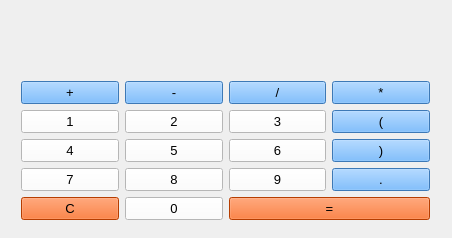
<?xml version="1.0" encoding="UTF-8"?>
<ui version="4.0">
 <class>MainWindow</class>
 <widget class="QMainWindow" name="MainWindow">
  <property name="geometry">
   <rect>
    <x>0</x>
    <y>0</y>
    <width>452</width>
    <height>238</height>
   </rect>
  </property>
  <property name="windowTitle">
   <string>MainWindow</string>
  </property>
  <widget class="QWidget" name="centralWidget">
   <widget class="QWidget" name="gridLayoutWidget">
    <property name="geometry">
     <rect>
      <x>10</x>
      <y>10</y>
      <width>431</width>
      <height>221</height>
     </rect>
    </property>
    <layout class="QGridLayout" name="gridLayout">
     <item row="2" column="0">
      <widget class="QPushButton" name="pushButton_plus">
       <property name="font">
        <font>
         <pointsize>10</pointsize>
        </font>
       </property>
       <property name="styleSheet">
        <string notr="true">background-color: rgb(85, 170, 255)</string>
       </property>
       <property name="text">
        <string>+</string>
       </property>
      </widget>
     </item>
     <item row="5" column="0">
      <widget class="QPushButton" name="pushButton_4">
       <property name="font">
        <font>
         <pointsize>10</pointsize>
        </font>
       </property>
       <property name="styleSheet">
        <string notr="true">background-color: rgb(255, 255, 255);</string>
       </property>
       <property name="text">
        <string>4</string>
       </property>
      </widget>
     </item>
     <item row="7" column="1">
      <widget class="QPushButton" name="pushButton_8">
       <property name="font">
        <font>
         <pointsize>10</pointsize>
        </font>
       </property>
       <property name="styleSheet">
        <string notr="true">background-color: rgb(255, 255, 255);</string>
       </property>
       <property name="text">
        <string>8</string>
       </property>
      </widget>
     </item>
     <item row="7" column="0">
      <widget class="QPushButton" name="pushButton_7">
       <property name="font">
        <font>
         <pointsize>10</pointsize>
        </font>
       </property>
       <property name="styleSheet">
        <string notr="true">background-color: rgb(255, 255, 255);</string>
       </property>
       <property name="text">
        <string>7</string>
       </property>
      </widget>
     </item>
     <item row="2" column="2">
      <widget class="QPushButton" name="pushButton_div">
       <property name="font">
        <font>
         <pointsize>10</pointsize>
        </font>
       </property>
       <property name="styleSheet">
        <string notr="true">background-color: rgb(85, 170, 255)</string>
       </property>
       <property name="text">
        <string>/</string>
       </property>
      </widget>
     </item>
     <item row="10" column="2" colspan="2">
      <widget class="QPushButton" name="pushButton_equal">
       <property name="font">
        <font>
         <pointsize>10</pointsize>
        </font>
       </property>
       <property name="styleSheet">
        <string notr="true">background-color: rgb(255, 85, 0);</string>
       </property>
       <property name="text">
        <string>=</string>
       </property>
      </widget>
     </item>
     <item row="3" column="1">
      <widget class="QPushButton" name="pushButton_2">
       <property name="font">
        <font>
         <pointsize>10</pointsize>
        </font>
       </property>
       <property name="styleSheet">
        <string notr="true">background-color: rgb(255, 255, 255);</string>
       </property>
       <property name="text">
        <string>2</string>
       </property>
      </widget>
     </item>
     <item row="2" column="3">
      <widget class="QPushButton" name="pushButton_mul">
       <property name="font">
        <font>
         <pointsize>10</pointsize>
        </font>
       </property>
       <property name="styleSheet">
        <string notr="true">background-color: rgb(85, 170, 255)</string>
       </property>
       <property name="text">
        <string>*</string>
       </property>
      </widget>
     </item>
     <item row="3" column="0">
      <widget class="QPushButton" name="pushButton_1">
       <property name="font">
        <font>
         <pointsize>10</pointsize>
        </font>
       </property>
       <property name="styleSheet">
        <string notr="true">background-color: rgb(255, 255, 255);</string>
       </property>
       <property name="text">
        <string>1</string>
       </property>
      </widget>
     </item>
     <item row="10" column="1">
      <widget class="QPushButton" name="pushButton_0">
       <property name="font">
        <font>
         <pointsize>10</pointsize>
        </font>
       </property>
       <property name="styleSheet">
        <string notr="true">background-color: rgb(255, 255, 255);</string>
       </property>
       <property name="text">
        <string>0</string>
       </property>
      </widget>
     </item>
     <item row="5" column="1">
      <widget class="QPushButton" name="pushButton_5">
       <property name="font">
        <font>
         <pointsize>10</pointsize>
        </font>
       </property>
       <property name="styleSheet">
        <string notr="true">background-color: rgb(255, 255, 255);</string>
       </property>
       <property name="text">
        <string>5</string>
       </property>
      </widget>
     </item>
     <item row="2" column="1">
      <widget class="QPushButton" name="pushButton_minus">
       <property name="font">
        <font>
         <pointsize>10</pointsize>
        </font>
       </property>
       <property name="styleSheet">
        <string notr="true">background-color: rgb(85, 170, 255)</string>
       </property>
       <property name="text">
        <string>-</string>
       </property>
      </widget>
     </item>
     <item row="7" column="2">
      <widget class="QPushButton" name="pushButton_9">
       <property name="font">
        <font>
         <pointsize>10</pointsize>
        </font>
       </property>
       <property name="styleSheet">
        <string notr="true">background-color: rgb(255, 255, 255);</string>
       </property>
       <property name="text">
        <string>9</string>
       </property>
      </widget>
     </item>
     <item row="3" column="2">
      <widget class="QPushButton" name="pushButton_3">
       <property name="font">
        <font>
         <pointsize>10</pointsize>
        </font>
       </property>
       <property name="styleSheet">
        <string notr="true">background-color: rgb(255, 255, 255);</string>
       </property>
       <property name="text">
        <string>3</string>
       </property>
      </widget>
     </item>
     <item row="5" column="2">
      <widget class="QPushButton" name="pushButton_6">
       <property name="font">
        <font>
         <pointsize>10</pointsize>
        </font>
       </property>
       <property name="styleSheet">
        <string notr="true">background-color: rgb(255, 255, 255);</string>
       </property>
       <property name="text">
        <string>6</string>
       </property>
      </widget>
     </item>
     <item row="10" column="0">
      <widget class="QPushButton" name="pushButton_clear">
       <property name="font">
        <font>
         <pointsize>10</pointsize>
        </font>
       </property>
       <property name="styleSheet">
        <string notr="true">background-color: rgb(255, 85, 0);</string>
       </property>
       <property name="text">
        <string>C</string>
       </property>
      </widget>
     </item>
     <item row="1" column="0" colspan="4">
      <widget class="QLabel" name="result_show">
       <property name="font">
        <font>
         <pointsize>16</pointsize>
        </font>
       </property>
       <property name="styleSheet">
        <string notr="true">QLabel {
  qproperty-alignment: 'AlignVCenter | AlignRight';
}

background-color : white;
</string>
       </property>
       <property name="text">
        <string/>
       </property>
      </widget>
     </item>
     <item row="3" column="3">
      <widget class="QPushButton" name="pushButton_fbracket">
       <property name="font">
        <font>
         <pointsize>10</pointsize>
        </font>
       </property>
       <property name="styleSheet">
        <string notr="true">background-color: rgb(85, 170, 255)</string>
       </property>
       <property name="text">
        <string>(</string>
       </property>
      </widget>
     </item>
     <item row="5" column="3">
      <widget class="QPushButton" name="pushButton_bbracket">
       <property name="font">
        <font>
         <pointsize>10</pointsize>
        </font>
       </property>
       <property name="styleSheet">
        <string notr="true">background-color: rgb(85, 170, 255)</string>
       </property>
       <property name="text">
        <string>)</string>
       </property>
      </widget>
     </item>
     <item row="7" column="3">
      <widget class="QPushButton" name="pushButton_dot">
       <property name="font">
        <font>
         <pointsize>10</pointsize>
        </font>
       </property>
       <property name="styleSheet">
        <string notr="true">background-color: rgb(85, 170, 255)</string>
       </property>
       <property name="text">
        <string>.</string>
       </property>
      </widget>
     </item>
    </layout>
   </widget>
  </widget>
 </widget>
 <layoutdefault spacing="6" margin="11"/>
 <resources/>
 <connections/>
</ui>
